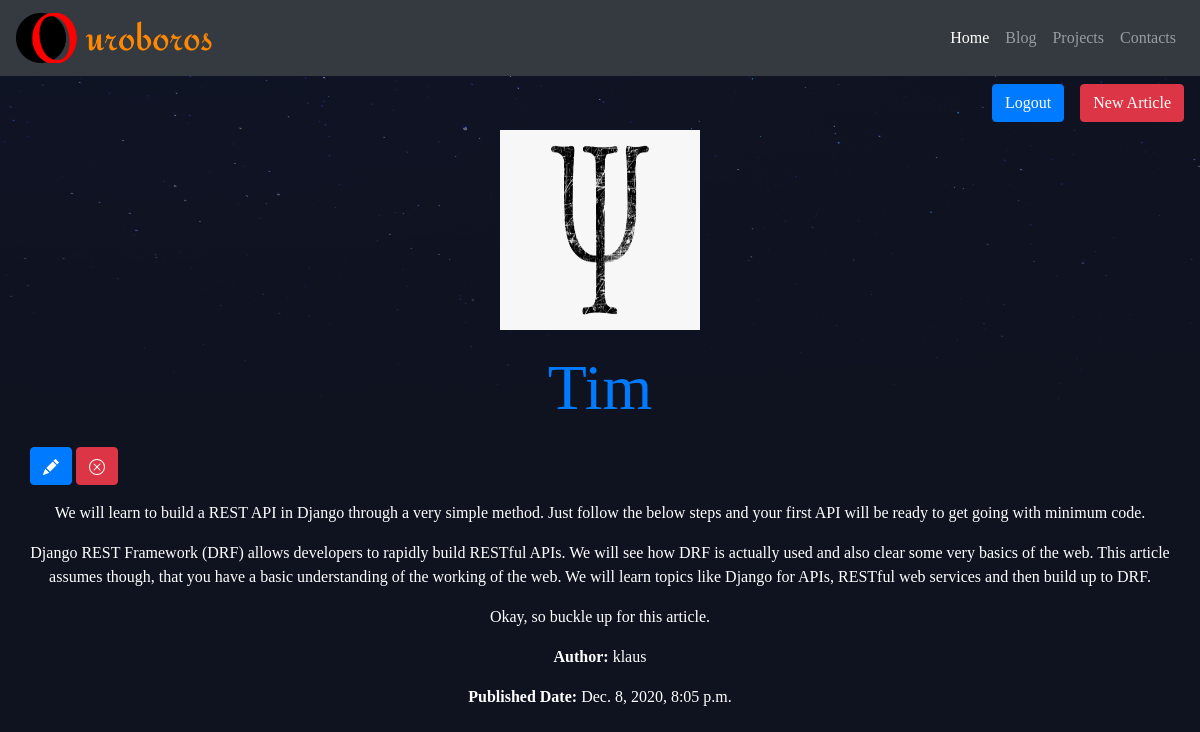
The app's page /blogs/22/ (signed in) with its own data.
### blog/models.py (models this page shows, shortened)
class Article(models.Model):
    title = models.CharField(max_length=100)
    body = models.TextField()
    date = models.DateTimeField(auto_now_add=True)
    thumb = models.ImageField(default='4.jpg',null=True,blank=True,upload_to = "images")
    author = models.ForeignKey(User,on_delete=models.CASCADE)

### blog/views.py (the view)
# urls.py: path('blogs/<int:pk>/',views.blog_detail,name='blog_detail'),
@login_required()
def blog_detail(request,pk):
    article = get_object_or_404(Article,pk=pk)
    return render(request,'blog_detail.html',{'article':article})

### blog/templates/blog_detail.html (shortened to what this page needs)
{% extends 'base.html' %}
{% block content %}
<section class="container detail_wrapper">
      <img src="{{article.thumb.url}}" alt="">
      <span>    <a href="{% url 'blog_index' %}"><h1>{{article.title}}</h1></a></span>
      <span > <a class="btn btn-primary" href="{% url 'blog_edit' pk=article.pk %}">
      </a></span>
      <span> <a class="btn btn-danger" href="{% url 'blog_delete' pk=article.pk %}"></span></a>
      <p>{{ article.body|linebreaks}}</p>
      <p><b>Author: </b>{{article.author}}</p>
      <p><b>Published Date: </b>{{article.date}}</p>
</section>
{% endblock %}

### assets/style.css (style rules this page uses)
:root { --text: #5362F6; --shadow: #E485F8; }
body { background-color: #0f121f; background-image: url(stars.png); background-repeat: no-repeat; color: #fff; }
body * { font-family: Ubuntu; padding: 0%; }
.detail_wrapper { padding:0; }
.detail_wrapper img { display: block; margin-left: auto; margin-right: auto; width: 200px; height: 200px; }
.detail_wrapper h1 { text-align:center; margin:20px auto; font-size:4em; }
.detail_wrapper p { text-align:center }
a { text-decoration: none; }

### records on screen
Article: thumb (picture), title "Tim", body "We will learn to build a REST API in Django through a very simple method. Just follow the below steps and your first API will be ready to get going with minimum code. Django REST Framework (DRF) allows developers to rapidly build RESTful APIs. We will see how DRF is actually used and also clear some very basics of the web. This article assumes though, that you have a basic understanding of the working of the web. We will learn topics like Django for APIs, RESTful web services and then build up to DRF. Okay, so buckle up for this article.", author "klaus", date "Dec. 8, 2020, 8:05 p.m."
